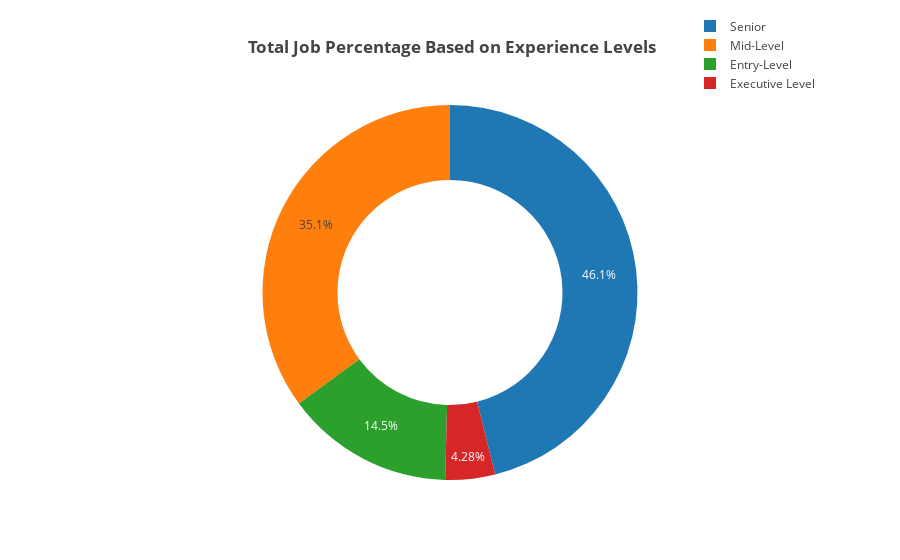

Notebook code for this chart:
### Code cell
fig = px.pie(Exp_Lvl, names = 'experience_level', values = 'salary_in_usd', color ='experience_level', hole = 0.6,
            labels ={'experience_level':'Experience Level','salary_in_usd':'Salary'}, template = 'gridon',
            title = '<b> Total Job Percentage Based on Experience Levels')
fig.update_layout(title_x = 0.5, legend = dict(orientation = 'v' , yanchor = 'bottom' , y = 1.02 , xanchor = 'right' , x = 1))
fig.show()

### Figure 1 — Plotly figure (JSON) as saved in the notebook; plotly's stock layout.template omitted (floating-point values rounded to 4 significant figures)
{"data": [{"customdata": [["Senior"], ["Mid-Level"], ["Entry-Level"], ["Executive Level"]], "domain": {"x": [0, 1], "y": [0, 1]}, "hole": 0.6, "hovertemplate": "Experience Level=%{customdata[0]}<br>Salary=%{value}<extra></extra>", "labels": ["Senior", "Mid-Level", "Entry-Level", "Executive Level"], "legendgroup": "", "marker": {"colors": ["#1F77B4", "#FF7F0E", "#2CA02C", "#D62728"]}, "name": "", "showlegend": true, "type": "pie", "values": [280, 213, 88, 26]}], "layout": {"legend": {"orientation": "v", "tracegroupgap": 0, "x": 1, "xanchor": "right", "y": 1.02, "yanchor": "bottom"}, "title": {"text": "<b> Total Job Percentage Based on Experience Levels", "x": 0.5}}}
